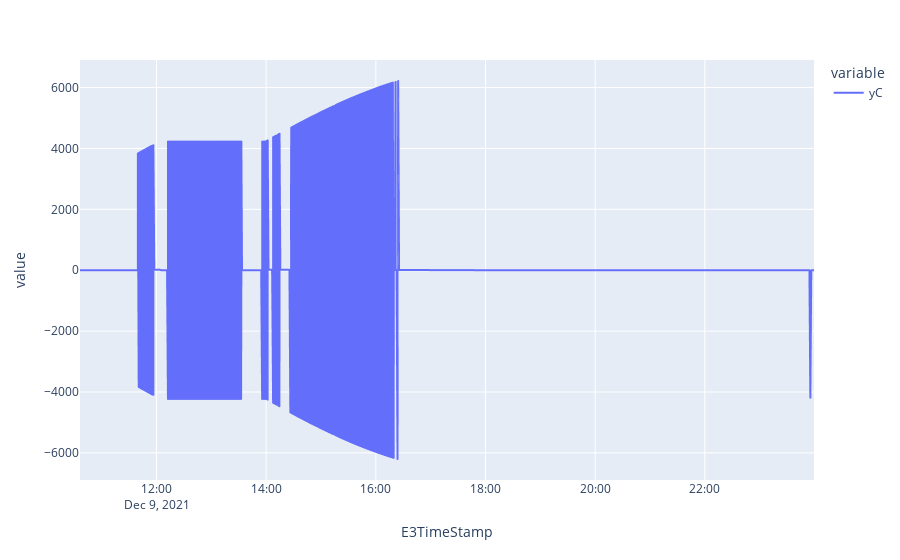

This figure's notebook cell:
### Markdown cell above
# Energia gerada por minuto

### Code cell
df_teste = df[(df.index >= '2021-12-09') & (df.index < '2021-12-10')]
plt.plot(x = df_teste.index,y= [df_teste['yC']], data_frame=df_teste, kind='line')

### Figure 1 — Plotly figure (JSON) as saved in the notebook; plotly's stock layout.template omitted (floating-point values rounded to 4 significant figures; data arrays with more than 128 entries replaced by an {"elided": "..."} marker saying what was removed)
{"data": [{"hovertemplate": "variable=yC<br>E3TimeStamp=%{x}<br>value=%{y}<extra></extra>", "legendgroup": "yC", "line": {"color": "#636efa", "dash": "solid"}, "marker": {"symbol": "circle"}, "mode": "lines", "name": "yC", "showlegend": true, "type": "scattergl", "x": {"elided": "1152 str values"}, "xaxis": "x", "y": {"elided": "1152 float values"}, "yaxis": "y"}], "layout": {"legend": {"title": {"text": "variable"}, "tracegroupgap": 0}, "margin": {"t": 60}, "xaxis": {"anchor": "y", "domain": [0, 1], "title": {"text": "E3TimeStamp"}}, "yaxis": {"anchor": "x", "domain": [0, 1], "title": {"text": "value"}}}}
